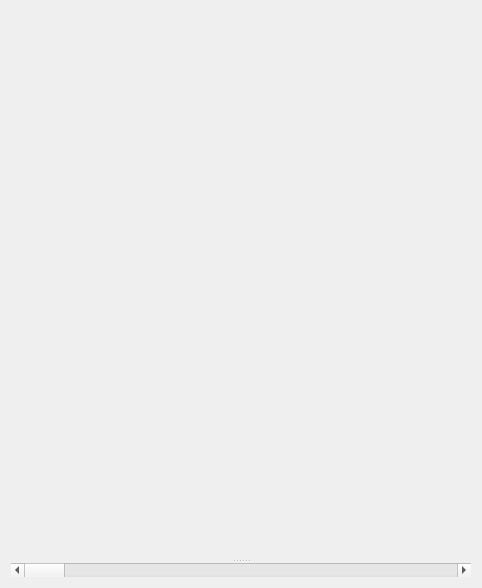
<?xml version="1.0" encoding="UTF-8"?>
<ui version="4.0">
 <class>Form</class>
 <widget class="QWidget" name="Form">
  <property name="geometry">
   <rect>
    <x>0</x>
    <y>0</y>
    <width>482</width>
    <height>588</height>
   </rect>
  </property>
  <property name="windowTitle">
   <string>Form</string>
  </property>
  <layout class="QHBoxLayout" name="horizontalLayout">
   <item>
    <widget class="QSplitter" name="splitter">
     <property name="orientation">
      <enum>Qt::Vertical</enum>
     </property>
     <widget class="QWidget" name="widget" native="true">
      <property name="sizePolicy">
       <sizepolicy hsizetype="Preferred" vsizetype="Preferred">
        <horstretch>0</horstretch>
        <verstretch>63</verstretch>
       </sizepolicy>
      </property>
     </widget>
     <widget class="QScrollBar" name="horizontalScrollBar">
      <property name="sizePolicy">
       <sizepolicy hsizetype="Minimum" vsizetype="Fixed">
        <horstretch>0</horstretch>
        <verstretch>0</verstretch>
       </sizepolicy>
      </property>
      <property name="orientation">
       <enum>Qt::Horizontal</enum>
      </property>
     </widget>
    </widget>
   </item>
  </layout>
 </widget>
 <resources/>
 <connections/>
</ui>
